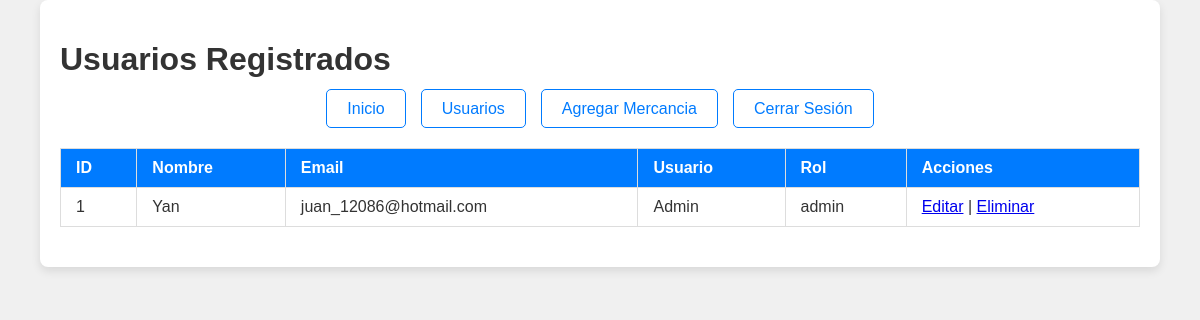
The page /Admin/usuarios.php on the database as committed earlier.
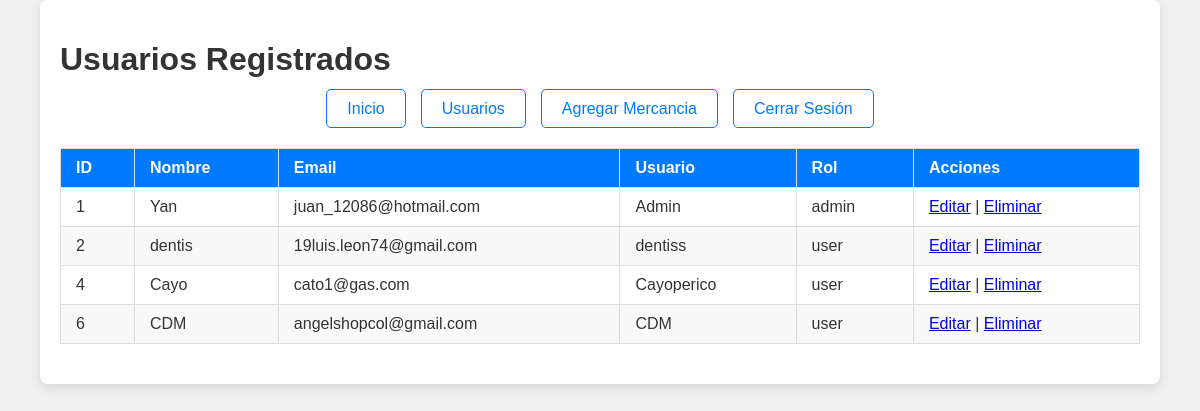
The same page on the database as committed later.
### tables this page shows
CREATE TABLE `usuarios` (
  `id` int(11) NOT NULL,
  `nombre` varchar(100) NOT NULL,
  `email` varchar(100) NOT NULL,
  `username` varchar(50) NOT NULL,
  `password` varchar(255) NOT NULL,
  `role` enum('admin','user') DEFAULT 'user'
);

### Admin/usuarios.php (the view, shortened to what this page needs)
<?php
include '../conexion.php';
include_once "../Admin/encabezado.php";
$sql = "SELECT id, nombre, email, username, role FROM usuarios";
$result = $conn->query($sql);
?>
<!DOCTYPE html>
<html lang="es">
<head>
    <link rel="stylesheet" href="../Estilos/estilo_general.css">
</head>
<body>
    <div class="container">
        <h1>Usuarios Registrados</h1>
        <header>
<div class="menu">
                <nav>
                    <ul>
                    <li><a href="../Admin/admin.php">Inicio</a></li>
                <li><a href="../Admin/usuarios.php">Usuarios</a></li>
                <li><a href="../Admin/agregar_producto.php">Agregar Mercancia</a></li>
                <li><a href="../logout.php">Cerrar Sesión</a></li>
                    </ul>
                </nav>
    </header>
        <table border="1">
            <thead>
                <tr>
                    <th>ID</th>
                    <th>Nombre</th>
                    <th>Email</th>
                    <th>Usuario</th>
                    <th>Rol</th>
                    <th>Acciones</th>
                </tr>
            </thead>
            <tbody>
                <?php
                if ($result->num_rows > 0) {
                    while ($row = $result->fetch_assoc()) {
                        echo "
                        <tr>
                            <td>{$row['id']}</td>
                            <td>{$row['nombre']}</td>
                            <td>{$row['email']}</td>
                            <td>{$row['username']}</td>
                            <td>{$row['role']}</td>
                            <td>
                                <a href='editar_usuario.php?id={$row['id']}'>Editar</a> |
                                <a href='eliminar_usuario.php?id={$row['id']}' onclick='return confirm(\"¿Estás seguro de que deseas eliminar este usuario?\")'>Eliminar</a>
                            </td>
                        </tr>";
                    }
                } else {
                    echo "<tr><td colspan='6'>No hay usuarios registrados.</td></tr>";
                }
                ?>
            </tbody>
        </table>
    </div>
</body>
</html>

Rows that differ between the two databases and show on the page:
added usuarios: id "2", nombre "dentis", email "19luis.leon74@gmail.com", username "dentiss", role "user"
added usuarios: id "4", nombre "Cayo", email "cato1@gas.com", username "Cayoperico", role "user"
added usuarios: id "6", nombre "CDM", email "angelshopcol@gmail.com", username "CDM", role "user"
